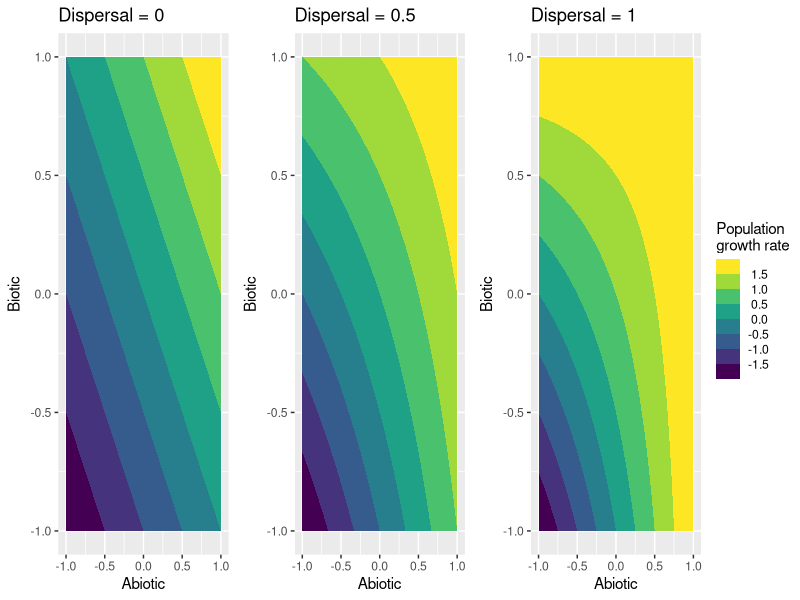
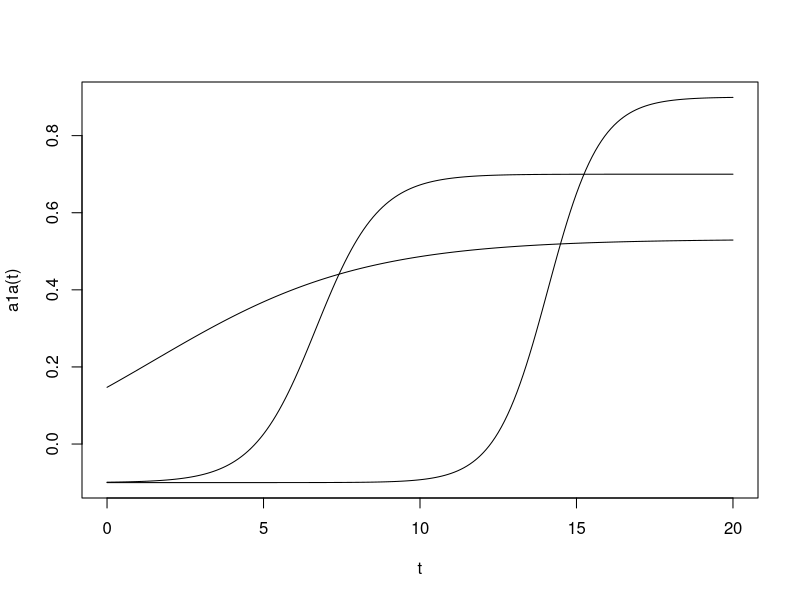
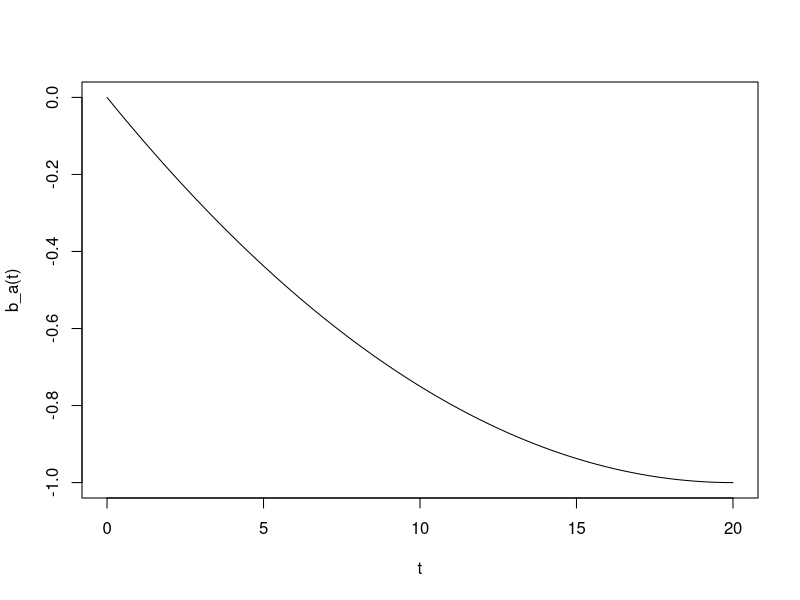
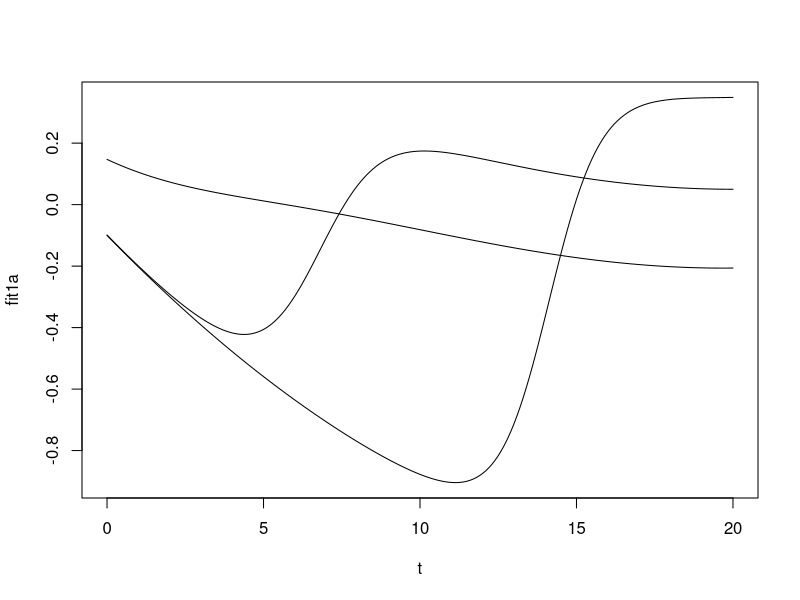
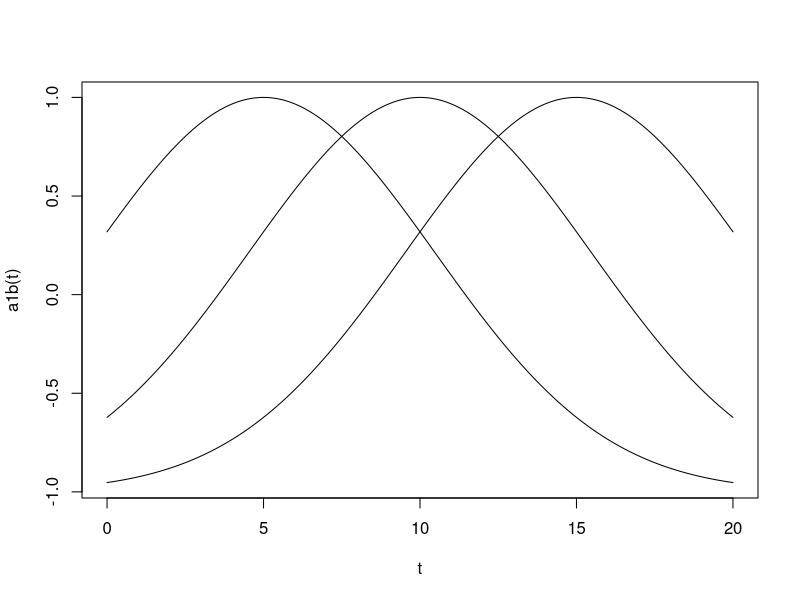
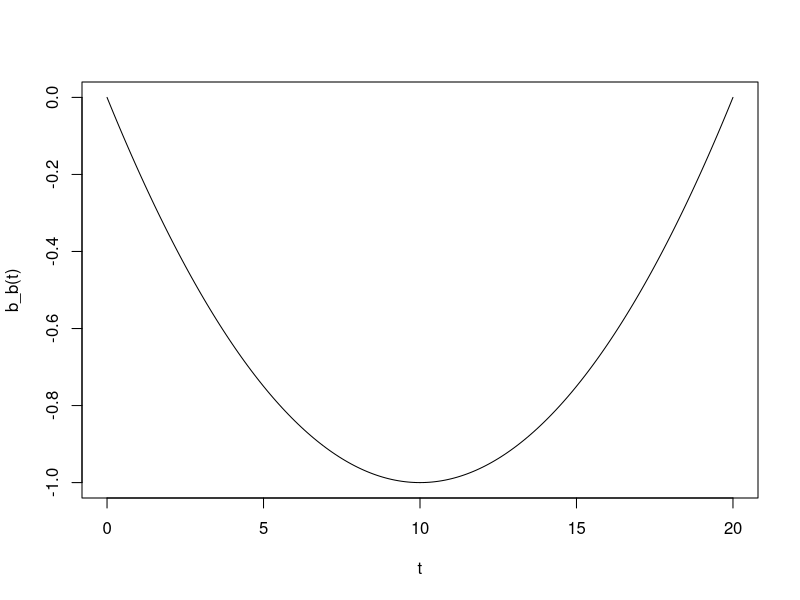
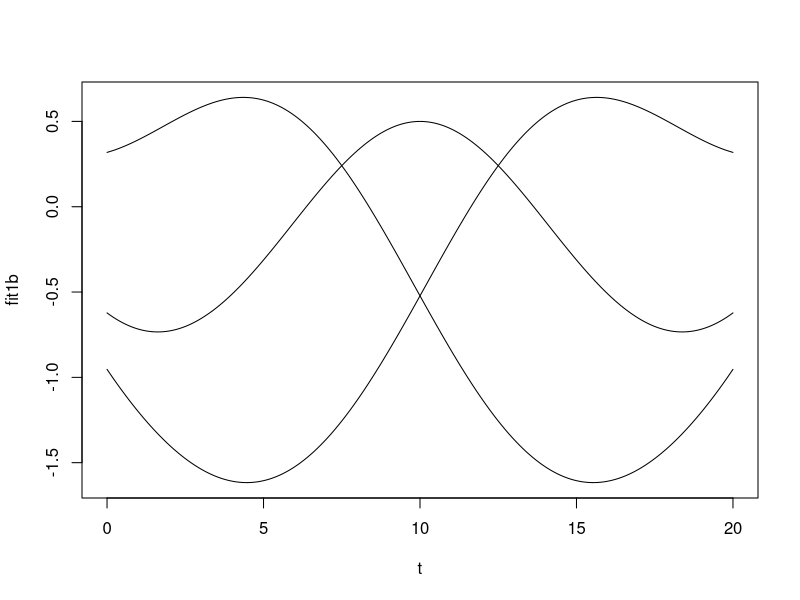
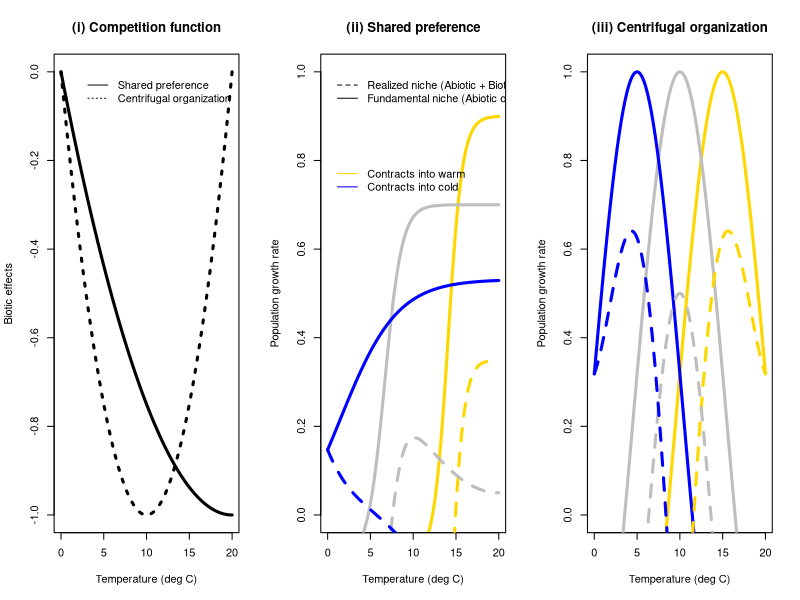

These charts were generated, in order, by the following R code:
### Fitness function for Niches

library(ggplot2)

niche <- function(a, b, d){
  fitness <- a + b - d*a*b
}

param <- expand.grid(a=seq(-1,1,0.01),b=seq(-1,1,0.01))
fitness_d0 <- data.frame(param, fitness=c(0))
fitness_d05 <- data.frame(param, fitness=c(0))
fitness_d1 <- data.frame(param, fitness=c(0))

for(i in 1:nrow(fitness_d0)){
    fitness_d0$fitness[i] <- niche(fitness_d0$a[i], fitness_d0$b[i], d=0)
}
for(i in 1:nrow(fitness_d05)){
  fitness_d05$fitness[i] <- niche(fitness_d05$a[i], fitness_d05$b[i], d=0.5)
}
for(i in 1:nrow(fitness_d1)){
  fitness_d1$fitness[i] <- niche(fitness_d1$a[i], fitness_d1$b[i], d=1)
}

p1 <- ggplot(fitness_d0, aes(a, b, z=fitness)) + labs(title="Dispersal = 0") + geom_contour_filled() +
  xlab("Abiotic") + ylab("Biotic") +
  guides(fill = guide_colorsteps(title = "Population
growth rate"))
p2 <- ggplot(fitness_d05, aes(a, b, z=fitness)) + labs(title="Dispersal = 0.5") + geom_contour_filled() +
  xlab("Abiotic") + ylab("Biotic")+
  guides(fill = guide_colorsteps(title = "Population
growth rate"))
p3 <- ggplot(fitness_d1, aes(a, b, z=fitness)) + labs(title="Dispersal = 1") + geom_contour_filled() +
  xlab("Abiotic") + ylab("Biotic")+
  guides(fill = guide_colorsteps(title = "Population
growth rate"))
ggpubr::ggarrange(p1, p2, p3, nrow=1, ncol=3, common.legend=TRUE, legend="right")



###### simulate three species for shared preference #######

### simulate three species with different a functions
t <- seq(0,20,0.1)

## simulate three species
a1a <- function(t) -0.1 + 3* 1/(3+exp(18-1.2*t))
a2a <- function(t) -0.1 + 3* 1/(3.75+exp(8-1.0*t))
a3a <- function(t) -0.1 + 3* 1/(4.75+exp(2-0.3*t))
plot(t, a1a(t), type="l")
lines(t, a2a(t))
lines(t, a3a(t))
                     
### simulate one b function with minimum at 20
b_a <- function(t) -1 + 0.25*((t - 20)^2 / 100)
plot(t, b_a(t), type="l")

# calculate realized fitness
fit1a <- niche(a1a(t), b_a(t), d=0.5)
fit2a <- niche(a2a(t), b_a(t), d=0.5)
fit3a <- niche(a3a(t), b_a(t), d=0.5)
plot(t, fit1a, type="l")
lines(t, fit2a)
lines(t, fit3a)


###### simulate three species for centrifugal organization #######

### simulate three species with different r functions
t <- seq(0,20,0.1)
# f(x) = a * exp(-(x - b)^2 / (2 * c^2)) Where:
#a controls the height of the peak
#b is the position of the peak (in this case, 10)
#c controls the width of the curve
a1b <- function(t) -1 + 2 * exp(-(t - 15)^2 / 60)
a2b <- function(t) -1 + 2 * exp(-(t - 10)^2 / 60)
a3b <- function(t) -1 + 2 * exp(-(t - 5)^2 / 60)
plot(t, a1b(t), type="l")
lines(t, a2b(t))
lines(t, a3b(t))

### simulate one b function with minimum at 10
#phi_b <- function(t) -1 + 1*((t - 10)^2 / 100)
b_b <- function(t) -1 + 1*((t - 10)^2 / 100)
plot(t, b_b(t), type="l") 

# calculate realized fitness
fit1b <- niche(a1b(t), b_b(t), d=0.5)
fit2b <- niche(a2b(t), b_b(t), d=0.5)
fit3b <- niche(a3b(t), b_b(t), d=0.5)
plot(t, fit1b, type="l")
lines(t, fit2b)
lines(t, fit3b)


### plot!
par(mfrow=c(1,3))

plot(t, b_a(t), type="l", main="(i) Competition function",
     ylab="Biotic effects", xlab="Temperature (deg C)", lwd=3) 
lines(t, b_b(t), lty=3, lwd=3)
legend(2,0,legend=c("Shared preference","Centrifugal organization"),lty=c(1,3),bty="n",cex=1)

plot(t, a1a(t), type="l", col="gold", lwd=3, ylim=c(0,1),
     main="(ii) Shared preference", xlab="Temperature (deg C)",
     ylab="Population growth rate")
lines(t, a2a(t), col="grey", lwd=3)
lines(t, a3a(t), col="blue", lwd=3)
lines(t, fit1a, lty=2, col="gold", lwd=3)
lines(t, fit2a, lty=2, col="grey", lwd=3)
lines(t, fit3a, lty=2, col="blue", lwd=3)
legend(0,1,legend=c("Realized niche (Abiotic + Biotic)","Fundamental niche (Abiotic only)"),lty=c(2,1),bty="n",cex=1)
legend(0,0.8,lty=1,col=c("gold","blue"), legend=c("Contracts into warm","Contracts into cold"),bty="n",cex=1)

plot(t, a1b(t), type="l", col="gold", lwd=3, ylim=c(0,1),
     main="(iii) Centrifugal organization", xlab="Temperature (deg C)",
     ylab="Population growth rate")
lines(t, a2b(t), col="grey", lwd=3)
lines(t, a3b(t), col="blue", lwd=3)
lines(t, fit1b, lty=2, col="gold", lwd=3)
lines(t, fit2b, lty=2, col="grey", lwd=3)
lines(t, fit3b, lty=2, col="blue", lwd=3)


###############################################################################
